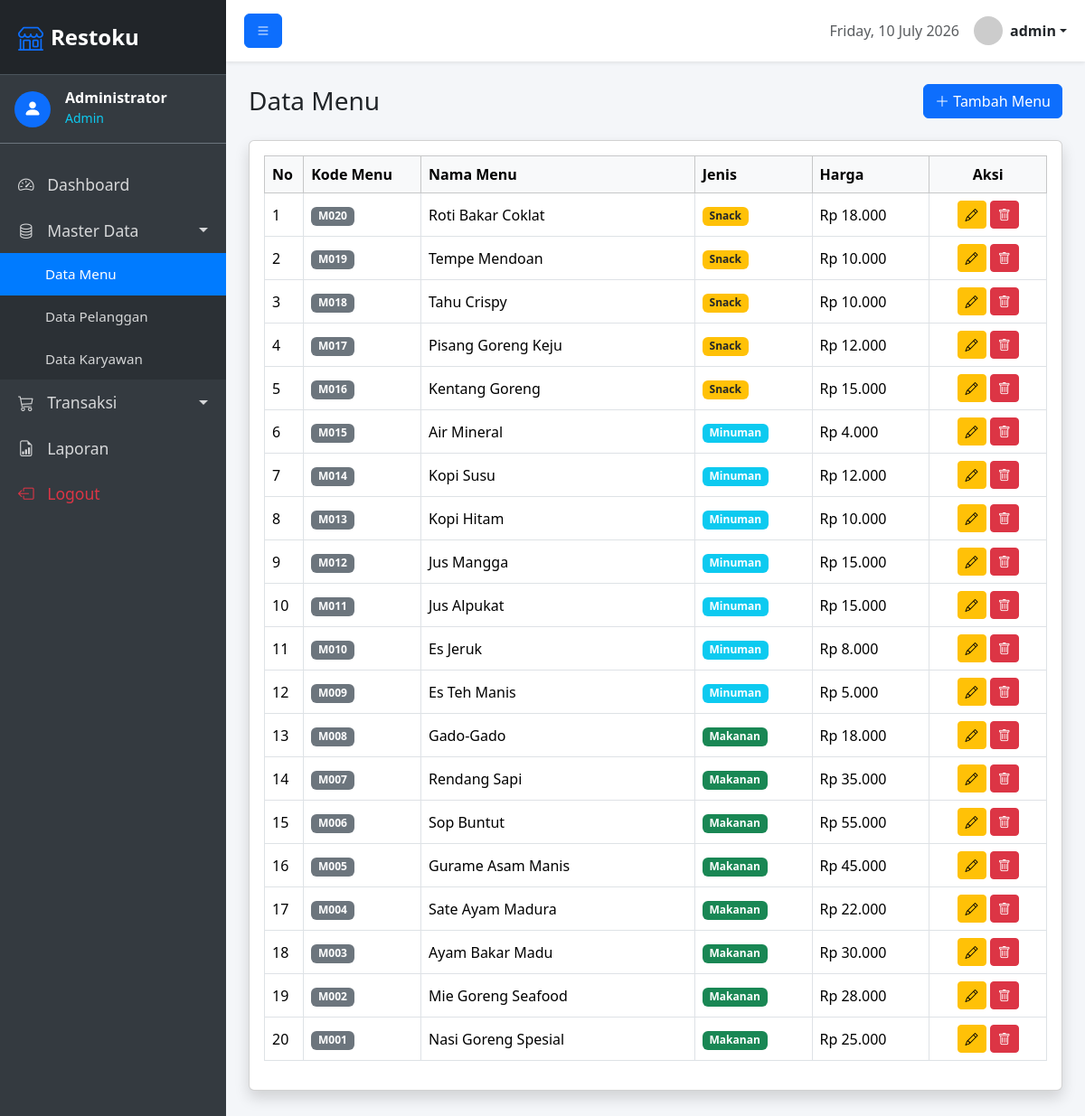
Screenshot of /menu/index.php (signed in) with the database file from the repository.
### tables this page shows
CREATE TABLE menu (
    kode_menu VARCHAR(10) PRIMARY KEY,
    nama_menu VARCHAR(100) NOT NULL,
    jenis ENUM('Makanan','Minuman','Snack') NOT NULL,
    harga DECIMAL(12,2) NOT NULL
);

### menu/index.php (the view)
<?php
require_once __DIR__ . '/../config/database.php';
require_once __DIR__ . '/../includes/header.php';
$stmt = $pdo->query("SELECT * FROM menu ORDER BY kode_menu DESC");
$menus = $stmt->fetchAll();
?>
<div class="d-flex justify-content-between align-items-center mb-4">
    <h1 class="h3 mb-0 text-gray-800">Data Menu</h1>
    <a href="tambah.php" class="btn btn-primary"><i class="bi bi-plus-lg"></i> Tambah Menu</a>
</div>
<div class="card shadow mb-4">
    <div class="card-body">
        <div class="table-responsive">
            <table class="table table-bordered table-hover align-middle">
                <thead class="table-light">
                    <tr>
                        <th width="5%">No</th>
                        <th width="15%">Kode Menu</th>
                        <th>Nama Menu</th>
                        <th width="15%">Jenis</th>
                        <th width="15%">Harga</th>
                        <th width="15%" class="text-center">Aksi</th>
                    </tr>
                </thead>
                <tbody>
                    <?php if (count($menus) > 0): ?>
                        <?php $no = 1; foreach ($menus as $row): ?>
                        <tr>
                            <td><?= $no++ ?></td>
                            <td><span class="badge bg-secondary"><?= htmlspecialchars($row['kode_menu']) ?></span></td>
                            <td><?= htmlspecialchars($row['nama_menu']) ?></td>
                            <td>
                                <?php if($row['jenis'] == 'Makanan'): ?>
                                    <span class="badge bg-success">Makanan</span>
                                <?php elseif($row['jenis'] == 'Minuman'): ?>
                                    <span class="badge bg-info">Minuman</span>
                                <?php else: ?>
                                    <span class="badge bg-warning text-dark">Snack</span>
                                <?php endif; ?>
                            </td>
                            <td>Rp <?= number_format($row['harga'], 0, ',', '.') ?></td>
                            <td class="text-center">
                                <a href="edit.php?id=<?= $row['kode_menu'] ?>" class="btn btn-sm btn-warning" title="Edit"><i class="bi bi-pencil"></i></a>
                                <a href="hapus.php?id=<?= $row['kode_menu'] ?>" class="btn btn-sm btn-danger" title="Hapus" onclick="return confirm('Yakin ingin menghapus data ini?')"><i class="bi bi-trash"></i></a>
                            </td>
                        </tr>
                        <?php endforeach; ?>
                    <?php else: ?>
                        <tr>
                            <td colspan="6" class="text-center">Tidak ada data menu.</td>
                        </tr>
                    <?php endif; ?>
                </tbody>
            </table>
        </div>
    </div>
</div>
<?php require_once __DIR__ . '/../includes/footer.php'; ?>

### includes/header.php (style rules this page uses)
:root { --sidebar-width: 250px; }
body { background-color: #f4f6f9; overflow-x: hidden; }

### rows the page displays
menu: kode_menu "M020", nama_menu "Roti Bakar Coklat", jenis "Snack", harga "18.000"
menu: kode_menu "M019", nama_menu "Tempe Mendoan", jenis "Snack", harga "10.000"
menu: kode_menu "M018", nama_menu "Tahu Crispy", jenis "Snack", harga "10.000"
menu: kode_menu "M017", nama_menu "Pisang Goreng Keju", jenis "Snack", harga "12.000"
menu: kode_menu "M016", nama_menu "Kentang Goreng", jenis "Snack", harga "15.000"
menu: kode_menu "M015", nama_menu "Air Mineral", jenis "Minuman", harga "4.000"
menu: kode_menu "M014", nama_menu "Kopi Susu", jenis "Minuman", harga "12.000"
menu: kode_menu "M013", nama_menu "Kopi Hitam", jenis "Minuman", harga "10.000"
menu: kode_menu "M012", nama_menu "Jus Mangga", jenis "Minuman", harga "15.000"
menu: kode_menu "M011", nama_menu "Jus Alpukat", jenis "Minuman", harga "15.000"
menu: kode_menu "M010", nama_menu "Es Jeruk", jenis "Minuman", harga "8.000"
menu: kode_menu "M009", nama_menu "Es Teh Manis", jenis "Minuman", harga "5.000"
menu: kode_menu "M008", nama_menu "Gado-Gado", jenis "Makanan", harga "18.000"
menu: kode_menu "M007", nama_menu "Rendang Sapi", jenis "Makanan", harga "35.000"
menu: kode_menu "M006", nama_menu "Sop Buntut", jenis "Makanan", harga "55.000"
menu: kode_menu "M005", nama_menu "Gurame Asam Manis", jenis "Makanan", harga "45.000"
menu: kode_menu "M004", nama_menu "Sate Ayam Madura", jenis "Makanan", harga "22.000"
menu: kode_menu "M003", nama_menu "Ayam Bakar Madu", jenis "Makanan", harga "30.000"
menu: kode_menu "M002", nama_menu "Mie Goreng Seafood", jenis "Makanan", harga "28.000"
menu: kode_menu "M001", nama_menu "Nasi Goreng Spesial", jenis "Makanan", harga "25.000"

### other values shown
$_SESSION['nama'] "Administrator"
$_SESSION['level'] "Admin"
$_SESSION['username'] "admin"
